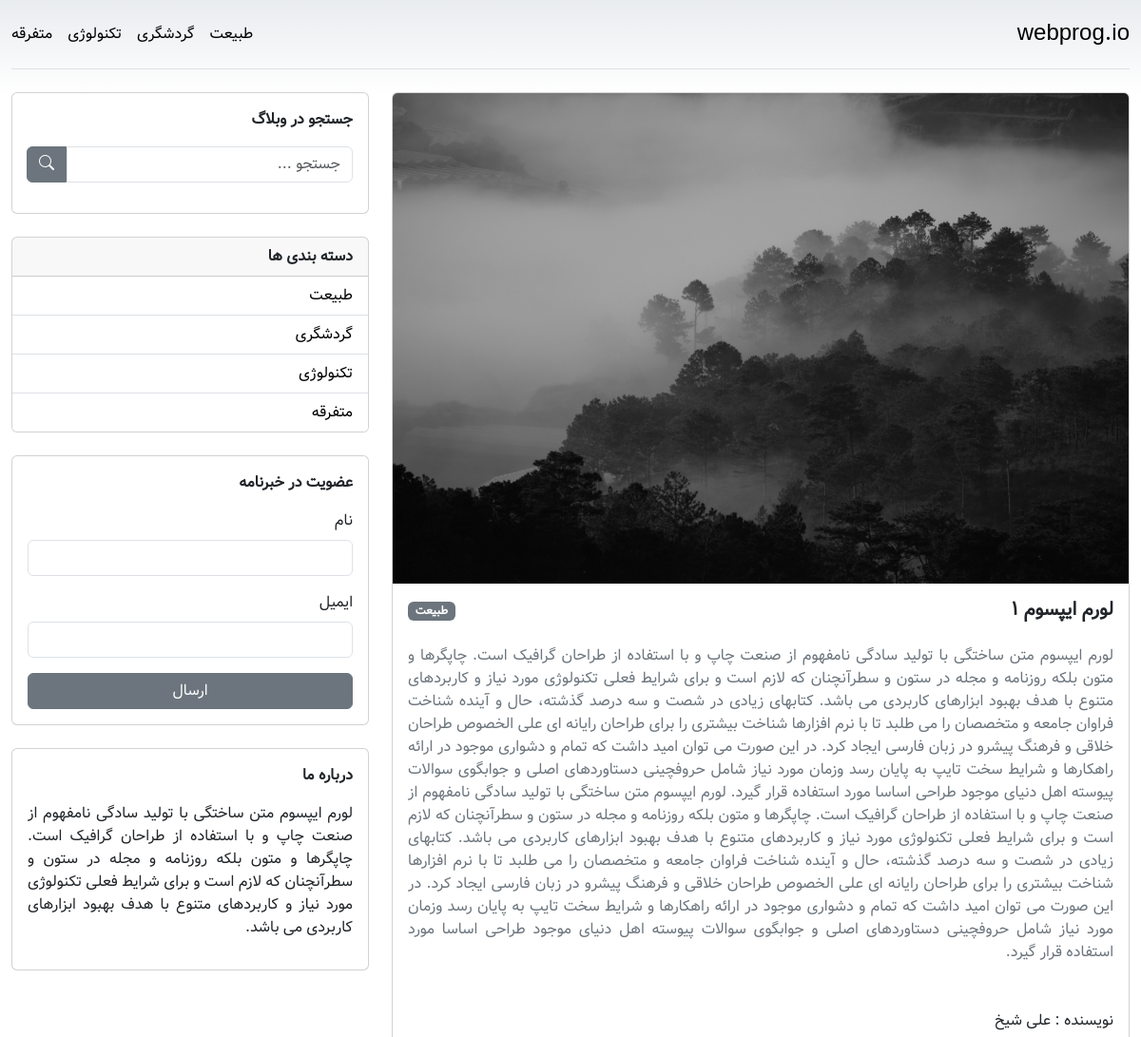
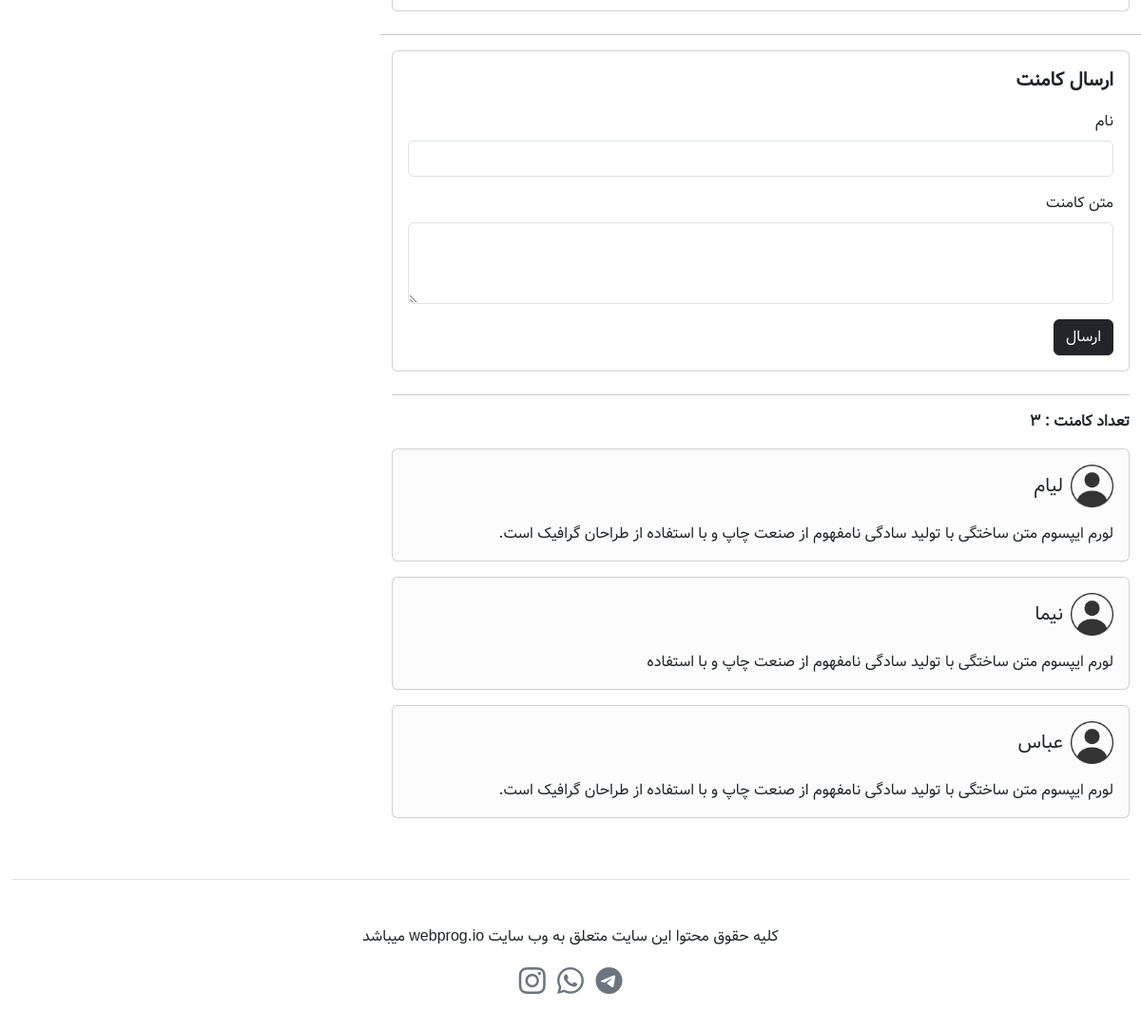
The page /single.php?post=1 on the database its author committed (2 pictures, top to bottom).
### tables this page shows
CREATE TABLE `categories` (
  `id` int(11) NOT NULL,
  `title` varchar(255) NOT NULL
);

CREATE TABLE `posts` (
  `id` int(11) NOT NULL,
  `title` varchar(255) NOT NULL,
  `body` text NOT NULL,
  `category_id` int(11) NOT NULL,
  `author` varchar(255) NOT NULL,
  `image` varchar(255) NOT NULL
);

CREATE TABLE `comments` (
  `id` int(11) NOT NULL,
  `name` varchar(255) NOT NULL,
  `comment` varchar(255) NOT NULL,
  `post_id` int(11) NOT NULL,
  `status` tinyint(1) NOT NULL DEFAULT 0
);

### single.php (the view, shortened to what this page needs)
<?php
include "./include/layout/header.php";
if (isset($_GET['post'])) {
    $postId = $_GET['post'];
    $post = $db->prepare('SELECT * FROM posts WHERE id = :id');
    $post->execute(['id' => $postId]);
    $post = $post->fetch();
}
?>
<main>
    <section class="mt-4">
        <div class="row">
            <?php if (empty($post)) : ?>
                <div class="col-lg-8">
                    <div class="alert alert-danger">
                        مقاله ای یافت نشد ....
                    </div>
                </div>
            <?php else : ?>
                <div class="col-lg-8">
                    <div class="row justify-content-center">
                        <?php
                        $categoryId = $post['category_id'];
                        $postCategory = $db->query("SELECT * FROM categories WHERE id = $categoryId")->fetch();
                        ?>
                        <div class="col">
                            <div class="card">
                                <img src="./uploads/posts/<?= $post['image'] ?>" class="card-img-top" alt="post-image" />
                                <div class="card-body">
                                    <div class="d-flex justify-content-between">
                                        <h5 class="card-title fw-bold">
                                            <?= $post['title'] ?>
                                        </h5>
                                        <div>
                                            <span class="badge text-bg-secondary"><?= $postCategory['title'] ?></span>
                                        </div>
                                    </div>
                                    <p class="card-text text-secondary text-justify pt-3">
                                        <?= $post['body'] ?>
                                    </p>
                                    <div>
                                        <p class="fs-6 mt-5 mb-0">
                                            نویسنده : <?= $post['author'] ?>
                                        </p>
                                    </div>
                                </div>
                            </div>
                        </div>
                        <hr class="mt-4" />
                        <div class="col">
                            <div class="card">
                                <div class="card-body">
                                    <p class="fw-bold fs-5">
                                        ارسال کامنت
                                    </p>
                                    <form method="POST">
                                        <div class="mb-3">
                                            <label class="form-label">نام</label>
                                            <input type="text" name="name" class="form-control" />
                                        </div>
                                        <div class="mb-3">
                                            <label class="form-label">متن کامنت</label>
                                            <textarea class="form-control" name="comment" rows="3"></textarea>
                                        </div>
                                        <button type="submit" name="postComment" class="btn btn-dark">
                                            ارسال
                                        </button>
                                    </form>
                                </div>
                            </div>
                            <hr class="mt-4" />
                            <?php
                            $postId = $post['id'];
                            $comments = $db->prepare("SELECT * FROM comments WHERE post_id = :id AND status = '1' ");
                            $comments->execute(['id' => $postId]);
                            ?>
                            <p class="fw-bold fs-6">تعداد کامنت : <?= $comments->rowCount() ?></p>
                            <?php if ($comments->rowCount() > 0) : ?>
                                <?php foreach ($comments as $comment) : ?>
                                    <div class="card bg-light-subtle mb-3">
                                        <div class="card-body">
                                            <div class="d-flex align-items-center">
                                                <img src="./assets/images/profile.png" width="45" height="45" alt="user-profle" />
                                                <h5 class="card-title me-2 mb-0">
                                                    <?= $comment['name'] ?>
                                                </h5>
                                            </div>
                                            <p class="card-text pt-3 pr-3">
                                                <?= $comment['comment'] ?>
                                            </p>
                                        </div>
                                    </div>
                                <?php endforeach ?>
                            <?php else : ?>
                                <div class="alert alert-danger" role="alert">
                                    نظری برای این مقاله ثبت نشده است.
                                </div>
                            <?php endif ?>
                        </div>
                    </div>
                </div>
            <?php endif ?>
            <?php
            include "./include/layout/sidebar.php";
            ?>
        </div>
    </section>
</main>
<?php
include "./include/layout/footer.php";
?>

### include/layout/header.php (shortened to what this page needs)
<?php
include "./include/db.php";
$query = "SELECT * FROM categories";
$categories = $db->query($query);
?>
<!DOCTYPE html>
<html dir="rtl" lang="fa">
<head>
    <link rel="stylesheet" href="https://cdn.jsdelivr.net/npm/bootstrap-icons@1.10.5/font/bootstrap-icons.css" />
    <link href="https://cdn.jsdelivr.net/npm/bootstrap@5.3.1/dist/css/bootstrap.min.css" rel="stylesheet" />
    <link rel="stylesheet" href="./assets/css/style.css" />
</head>
<body>
    <div class="container py-3">
        <header class="d-flex flex-column flex-md-row align-items-center pb-3 mb-4 border-bottom">
            <a href="index.php" class="fs-4 fw-medium link-body-emphasis text-decoration-none">
                webprog.io
            </a>
            <nav class="d-inline-flex mt-2 mt-md-0 me-md-auto">
                <?php if ($categories->rowCount() > 0) : ?>
                    <?php foreach ($categories as $category) : ?>
                        <a class="me-3 py-2 link-body-emphasis text-decoration-none <?= (isset($_GET['category'])) && $category['id'] == $_GET['category'] ? 'fw-bold' : '' ?>" href="index.php?category=<?= $category['id'] ?>"><?= $category['title'] ?></a>
                    <?php endforeach ?>
                <?php endif ?>
            </nav>
        </header>

### include/layout/sidebar.php (shortened to what this page needs)
<?php
$query = "SELECT * FROM categories";
$categories = $db->query($query);
?>
<div class="col-lg-4">
    <div class="card">
        <div class="card-body">
            <p class="fw-bold fs-6">جستجو در وبلاگ</p>
            <form action="search.php" method="GET">
                <div class="input-group mb-3">
                    <input type="text" name="search" class="form-control" placeholder="جستجو ..." />
                    <button class="btn btn-secondary" type="submit">
                        <i class="bi bi-search"></i>
                    </button>
                </div>
            </form>
        </div>
    </div>
    <div class="card mt-4">
        <div class="fw-bold fs-6 card-header">دسته بندی ها</div>
        <ul class="list-group list-group-flush p-0">
            <?php if ($categories->rowCount() > 0) : ?>
                <?php foreach ($categories as $category) : ?>
                    <li class="list-group-item">
                        <a class="link-body-emphasis text-decoration-none" href="index.php?category=<?= $category['id'] ?>"><?= $category['title'] ?></a>
                    </li>
                <?php endforeach ?>
            <?php endif ?>
        </ul>
    </div>
    <div class="card mt-4">
        <div class="card-body">
            <p class="fw-bold fs-6">عضویت در خبرنامه</p>
            <form method="POST">
                <div class="mb-3">
                    <label class="form-label">نام</label>
                    <input type="text" name="name" class="form-control" />
                </div>
                <div class="mb-3">
                    <label class="form-label">ایمیل</label>
                    <input type="email" name="email" class="form-control" />
                </div>
                <div class="d-grid gap-2">
                    <button type="submit" name="subscribe" class="btn btn-secondary">
                        ارسال
                    </button>
                </div>
            </form>
        </div>
    </div>
    <div class="card mt-4">
        <div class="card-body">
            <p class="fw-bold fs-6">درباره ما</p>
            <p class="text-justify">
                لورم ایپسوم متن ساختگی با تولید سادگی
                نامفهوم از صنعت چاپ و با استفاده از
                طراحان گرافیک است. چاپگرها و متون بلکه
                روزنامه و مجله در ستون و سطرآنچنان که
                لازم است و برای شرایط فعلی تکنولوژی مورد
                نیاز و کاربردهای متنوع با هدف بهبود
                ابزارهای کاربردی می باشد.
            </p>
        </div>
    </div>
</div>

### include/layout/footer.php (shortened to what this page needs)
<footer class="text-center pt-4 my-md-5 pt-md-5 border-top">
                <div class="row flex-column">
                    <div>
                        <p class="">
                            کلیه حقوق محتوا این سایت متعلق به وب سایت webprog.io
                            میباشد
                        </p>
                    </div>
                    <div>
                        <a href="#"
                            ><i
                                class="bi bi-telegram fs-3 text-secondary ms-2"
                            ></i
                        ></a>
                        <a href="#"
                            ><i
                                class="bi bi-whatsapp fs-3 text-secondary ms-2"
                            ></i
                        ></a>
                        <a href="#"
                            ><i class="bi bi-instagram fs-3 text-secondary"></i
                        ></a>
                    </div>
                </div>
            </footer>
        </div>
    </body>
</html>

### assets/css/style.css (style rules this page uses)
body { background-image: linear-gradient(180deg, #e9ecef, #fff 100px, #fff); background-repeat: no-repeat; font-family: "Vazir", sans-serif; }
.container { max-width: 1200px; }
.text-justify { text-align: justify; }
.input-group > :not(:first-child):not(.dropdown-menu):not(.valid-tooltip):not( .valid-feedback ):not(.invalid-tooltip):not(.invalid-feedback) { border-top-right-radius: 0; border-bottom-right-radius: 0; border-top-left-radius: 0.375rem; border-bottom-left-radius: 0.375rem; }
.input-group:not(.has-validation) > :not(:last-child):not(.dropdown-toggle):not(.dropdown-menu):not( .form-floating ) { border-top-left-radius: 0; border-bottom-left-radius: 0; border-top-right-radius: 0.375rem; border-bottom-right-radius: 0.375rem; }

### rows shown on the page
categories: title "طبیعت"
categories: title "گردشگری"
categories: title "تکنولوژی"
categories: title "متفرقه"
posts: image (picture), title "لورم ایپسوم 1", body "لورم ایپسوم متن ساختگی با تولید سادگی نامفهوم از صنعت چاپ و با استفاده از طراحان گرافیک است. چاپگرها و متون بلکه روزنامه و مجله در ستون و سطرآنچنان که لازم است و برای شرایط فعلی تکنولوژی مورد نیاز و کاربردهای متنوع با هدف بهبود ابزارهای کاربردی می باشد. کتابهای زیادی در شصت و سه درصد گذشته، حال و آینده شناخت فراوان جامعه و متخصصان را می طلبد تا با نرم افزارها شناخت بیشتری را برای طراحان رایانه ای علی الخصوص طراحان خلاقی و فرهنگ پیشرو در زبان فارسی ایجاد کرد. در این صورت می توان امید داشت که تمام و دشواری موجود در ارائه راهکارها و شرایط سخت تایپ به پایان رسد وزمان مورد نیاز شامل حروفچینی دستاوردهای اصلی و جوابگوی سوالات پیوسته اهل دنیای موجود طراحی اساسا مورد استفاده قرار گیرد. لورم ایپسوم…", author "علی شیخ"
comments: name "لیام", comment "لورم ایپسوم متن ساختگی با تولید سادگی نامفهوم از صنعت چاپ و با استفاده از طراحان گرافیک است."
comments: name "نیما", comment "لورم ایپسوم متن ساختگی با تولید سادگی نامفهوم از صنعت چاپ و با استفاده"
comments: name "عباس", comment "لورم ایپسوم متن ساختگی با تولید سادگی نامفهوم از صنعت چاپ و با استفاده از طراحان گرافیک است."

### other values the page prints
$comments->rowCount() "3"
